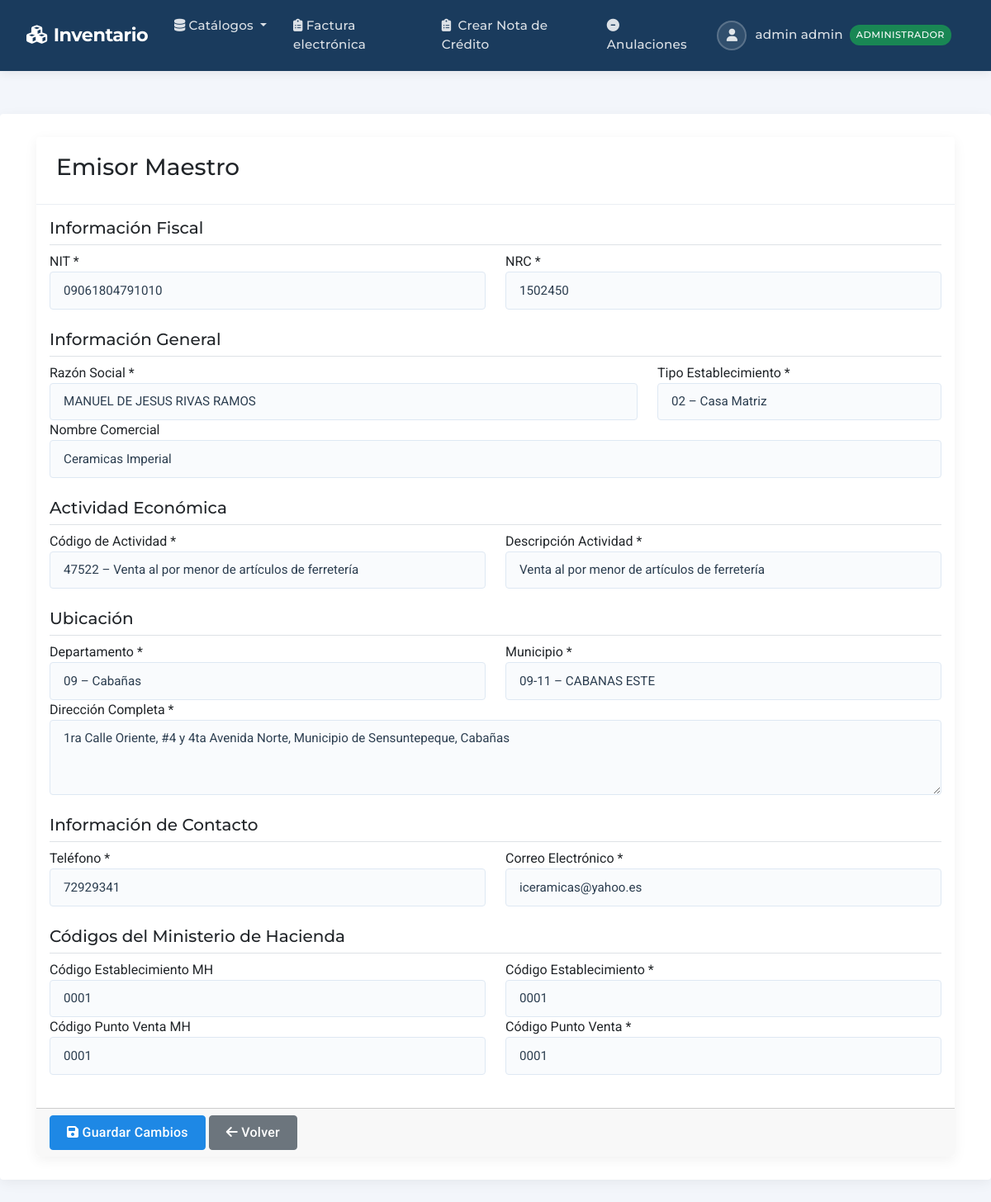
/dte/emisor-maestro/ (signed in), run on an earlier commit of the app's database.
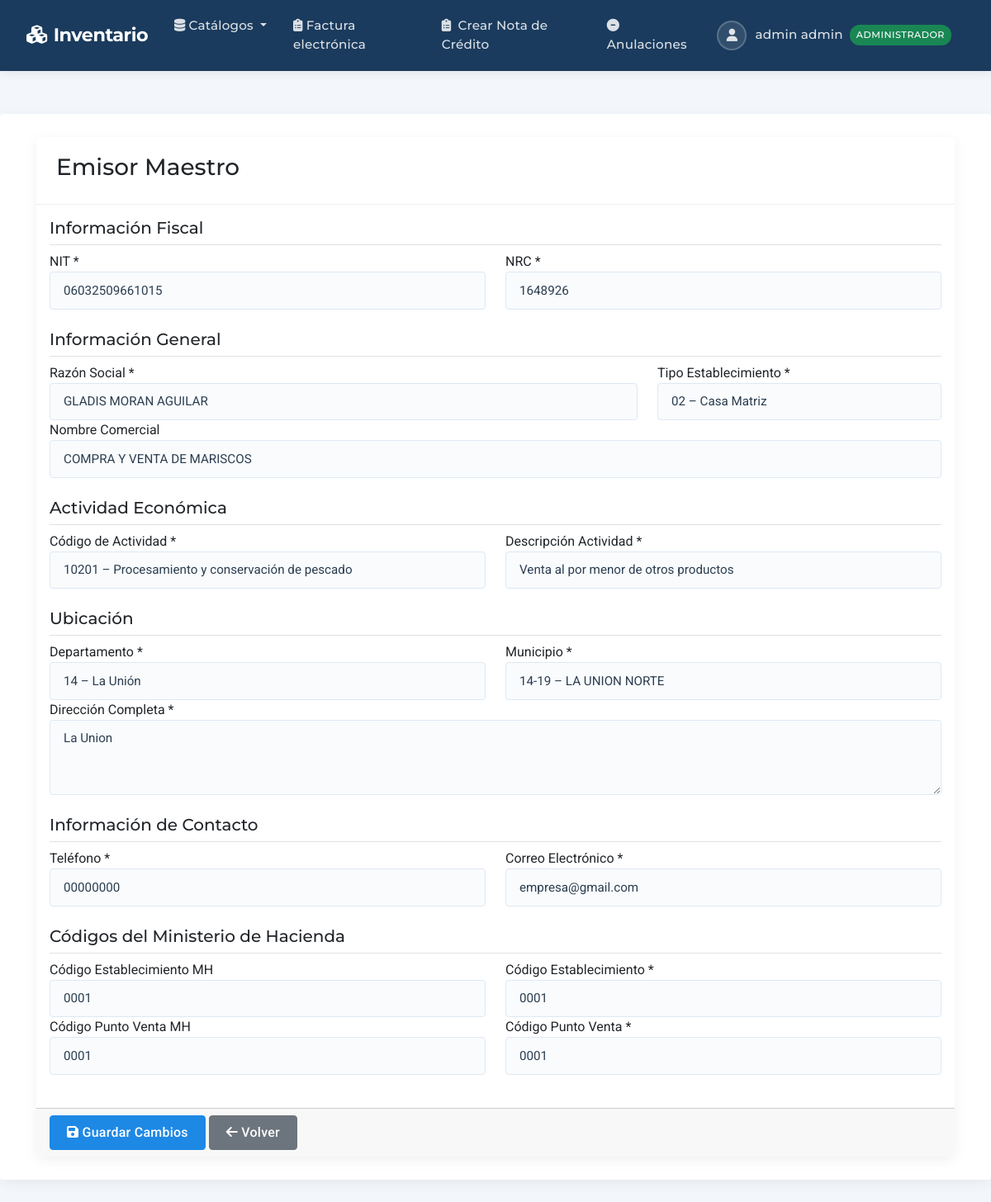
And on a later commit of the database.
### dte/models.py (models this page shows, shortened)
class Emisor(models.Model):
    nit = models.CharField(
        max_length=14,
        validators=[
            RegexValidator(
                regex=r"^(\d{9}|\d{14})$",
                message="NIT debe tener 9 o 14 dígitos."
            )
        ]
    )
    nrc = models.CharField(
        max_length=8,
        validators=[
            RegexValidator(
                regex=r"^[0-9]{1,8}$",
                message="NRC debe tener entre 2 y 8 dígitos."
            )
        ]
    )
    nombre = models.CharField(max_length=250)
    codActividad = models.ForeignKey(
        ActividadEconomica,
        on_delete=models.PROTECT,
        verbose_name="Código de Actividad Económica"
    )
    descActividad = models.CharField(
        max_length=150,
        validators=[MinLengthValidator(5)]
    )
    nombreComercial = models.CharField(
        max_length=150,
        null=True,
        blank=True,
        validators=[MinLengthValidator(5)]
    )
    tipoEstablecimiento = models.ForeignKey(
        TipoEstablecimiento,
        on_delete=models.PROTECT
    )
    departamento = models.ForeignKey(
        Departamento,
        on_delete=models.PROTECT
    )
    municipio = models.ForeignKey(
        Municipio,
        on_delete=models.PROTECT
    )
    complemento = models.CharField(max_length=200)
    telefono = models.CharField(
        max_length=30,
        validators=[
            RegexValidator(
                regex=r"^\+?[\d\s\-]{8,30}$",
                message="Teléfono inválido."
            )
        ]
    )
    correo = models.EmailField(
        max_length=100,
        validators=[EmailValidator(message="Correo inválido.")]
    )
    codEstableMH = models.CharField(max_length=4, null=True, blank=True)
    codEstable = models.CharField(max_length=4, null=True, blank=True)
    codPuntoVentaMH = models.CharField(max_length=4, null=True, blank=True)
    codPuntoVenta = models.CharField(max_length=15, null=True, blank=True)
    class Meta:
        db_table = "dte_emisor"
        verbose_name = "Emisor"
        verbose_name_plural = "Emisores"

### dte/views.py (the view)
# urls.py: path('emisor-maestro/', views.emisor_maestro_view, name='emisor_maestro'),
@login_required
def emisor_maestro_view(request):
    try:
        emisor = _emisor_maestro()
        if not emisor:
            emisor = Emisor()
    except:
        emisor = Emisor()
    if request.method == 'POST':
        from .forms import EmisorMaestroForm
        form = EmisorMaestroForm(request.POST, instance=emisor)
        if form.is_valid():
            form.save()
            messages.success(request, 'Datos del emisor actualizados correctamente')
            return redirect('dte:emisor_maestro')
        else:
            messages.error(request, 'Hay errores en el formulario')
    else:
        from .forms import EmisorMaestroForm
        form = EmisorMaestroForm(instance=emisor)
    context = {
        'form': form,
        'emisor': emisor,
        'titulo': 'Emisor Maestro'
    }
    return render(request, 'dte/emisor_maestro.html', context)

### dte/forms.py (called while the page is built)
def _emisor_maestro() -> Emisor:
    return Emisor.objects.first()

### dte/models.py (called while the page is built)
    def __str__(self):
        return f"{self.codigo} – {self.texto}"

    def __str__(self):
        return f"{self.departamento.codigo}-{self.codigo} – {self.texto}"

    def __str__(self):
        return f"{self.codigo} – {self.texto}"

### productos/models.py (called while the page is built)
    def puede_acceder(self):
        return (
            self.is_authenticated and
            self.is_active and
            self.activo and
            self.rol and
            self.rol.nombre == 'administrador'
        )

### dte/templates/dte/emisor_maestro.html (shortened to what the changed rows need)
{% extends 'productos/base.html' %}
{% load static %}
{% block content %}
<div class="container-fluid">
    <div class="row">
        <div class="col-12">
            <div class="card">
                <form method="post" id="emisorForm">
                    <div class="card-body">
                        <div class="row mb-4">
                            <div class="col-md-6">
                                <div class="form-group">
                                    <label for="{{ form.nit.id_for_label }}">NIT *</label>
                                    {{ form.nit }}
                                </div>
                            </div>
                            <div class="col-md-6">
                                <div class="form-group">
                                    <label for="{{ form.nrc.id_for_label }}">NRC *</label>
                                    {{ form.nrc }}
                                </div>
                            </div>
                        </div>
                        <div class="row mb-4">
                            <div class="col-md-8">
                                <div class="form-group">
                                    <label for="{{ form.nombre.id_for_label }}">Razón Social *</label>
                                    {{ form.nombre }}
                                </div>
                            </div>
                            <div class="col-md-4">
                                <div class="form-group">
                                    <label for="{{ form.tipoEstablecimiento.id_for_label }}">Tipo Establecimiento *</label>
                                    {{ form.tipoEstablecimiento }}
                                </div>
                            </div>
                            <div class="col-md-12">
                                <div class="form-group">
                                    <label for="{{ form.nombreComercial.id_for_label }}">Nombre Comercial</label>
                                    {{ form.nombreComercial }}
                                </div>
                            </div>
                        </div>
                        <div class="row mb-4">
                            <div class="col-md-6">
                                <div class="form-group">
                                    <label for="{{ form.codActividad.id_for_label }}">Código de Actividad *</label>
                                    {{ form.codActividad }}
                                </div>
                            </div>
                            <div class="col-md-6">
                                <div class="form-group">
                                    <label for="{{ form.descActividad.id_for_label }}">Descripción Actividad *</label>
                                    {{ form.descActividad }}
                                </div>
                            </div>
                        </div>
                        <div class="row mb-4">
                            <div class="col-md-6">
                                <div class="form-group">
                                    <label for="{{ form.departamento.id_for_label }}">Departamento *</label>
                                    {{ form.departamento }}
                                </div>
                            </div>
                            <div class="col-md-6">
                                <div class="form-group">
                                    <label for="{{ form.municipio.id_for_label }}">Municipio *</label>
                                    {{ form.municipio }}
                                </div>
                            </div>
                            <div class="col-md-12">
                                <div class="form-group">
                                    <label for="{{ form.complemento.id_for_label }}">Dirección Completa *</label>
                                    {{ form.complemento }}
                                </div>
                            </div>
                        </div>
                        <div class="row mb-4">
                            <div class="col-md-6">
                                <div class="form-group">
                                    <label for="{{ form.telefono.id_for_label }}">Teléfono *</label>
                                    {{ form.telefono }}
                                </div>
                            </div>
                            <div class="col-md-6">
                                <div class="form-group">
                                    <label for="{{ form.correo.id_for_label }}">Correo Electrónico *</label>
                                    {{ form.correo }}
                                </div>
                            </div>
                        </div>
                        <div class="row mb-4">
                            <div class="col-md-6">
                                <div class="form-group">
                                    <label for="{{ form.codEstableMH.id_for_label }}">Código Establecimiento MH</label>
                                    {{ form.codEstableMH }}
                                </div>
                            </div>
                            <div class="col-md-6">
                                <div class="form-group">
                                    <label for="{{ form.codEstable.id_for_label }}">Código Establecimiento *</label>
                                    {{ form.codEstable }}
                                </div>
                            </div>
                            <div class="col-md-6">
                                <div class="form-group">
                                    <label for="{{ form.codPuntoVentaMH.id_for_label }}">Código Punto Venta MH</label>
                                    {{ form.codPuntoVentaMH }}
                                </div>
                            </div>
                            <div class="col-md-6">
                                <div class="form-group">
                                    <label for="{{ form.codPuntoVenta.id_for_label }}">Código Punto Venta *</label>
                                    {{ form.codPuntoVenta }}
                                </div>
                            </div>
                        </div>
                    </div>
                </form>
            </div>
        </div>
    </div>
</div>
<link href="https://cdn.jsdelivr.net/npm/tom-select@2.2.2/dist/css/tom-select.css" rel="stylesheet">
{% endblock %}

What changed in the data, as far as the page shows it:
changed Emisor "02 – Casa Matriz": nit "09061804791010" → "06032509661015"; nrc "1502450" → "1648926"; nombre "MANUEL DE JESUS RIVAS RAMOS" → "GLADIS MORAN AGUILAR"; nombreComercial "Ceramicas Imperial" → "COMPRA Y VENTA DE MARISCOS"; codActividad "47522 – Venta al por menor de artículos de ferretería" → "10201 – Procesamiento y conservación de pescado"; descActividad "Venta al por menor de artículos de ferretería" → "Venta al por menor de otros productos"; departamento "09 – Cabañas" → "14 – La Unión"; municipio "09-11 – CABANAS ESTE" → "14-19 – LA UNION NORTE"; complemento "1ra Calle Oriente, #4 y 4ta Avenida Norte, Municipio de Sensuntepeque, Cabañas" → "La Union"; telefono "72929341" → "00000000"; correo "iceramicas@yahoo.es" → "empresa@gmail.com"
